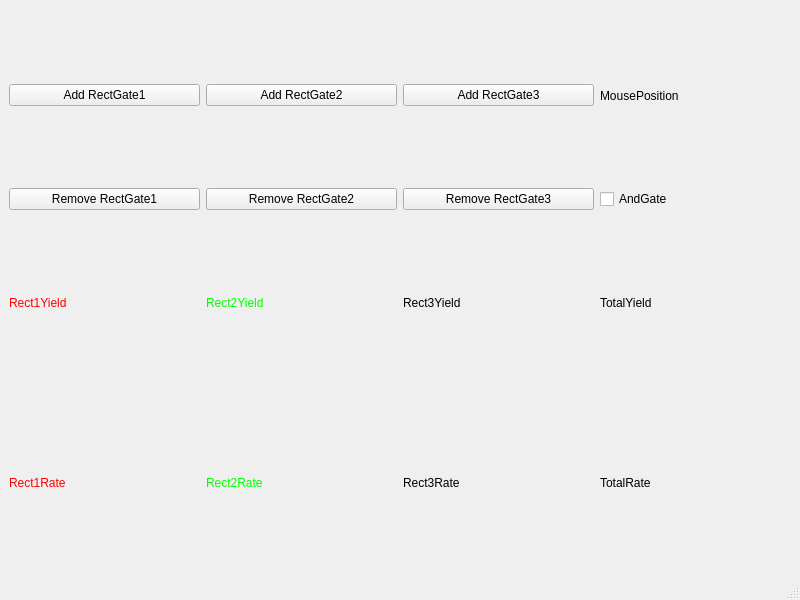
<?xml version="1.0" encoding="UTF-8"?>
<ui version="4.0">
 <class>PiPiCo</class>
 <widget class="QMainWindow" name="PiPiCo">
  <property name="geometry">
   <rect>
    <x>0</x>
    <y>0</y>
    <width>800</width>
    <height>600</height>
   </rect>
  </property>
  <property name="windowTitle">
   <string>PiPiCo</string>
  </property>
  <widget class="QWidget" name="centralwidget">
   <layout class="QGridLayout" name="gridLayout">
    <item row="0" column="0">
     <layout class="QVBoxLayout" name="verticalLayout">
      <item>
       <layout class="QVBoxLayout" name="verticalLayout_2">
        <item>
         <layout class="QHBoxLayout" name="horizontalLayout">
          <item>
           <widget class="QPushButton" name="ARG1">
            <property name="text">
             <string>Add RectGate1</string>
            </property>
           </widget>
          </item>
          <item>
           <widget class="QPushButton" name="ARG2">
            <property name="text">
             <string>Add RectGate2</string>
            </property>
           </widget>
          </item>
          <item>
           <widget class="QPushButton" name="ARG3">
            <property name="text">
             <string>Add RectGate3</string>
            </property>
           </widget>
          </item>
          <item>
           <widget class="QLabel" name="MousePosition">
            <property name="text">
             <string>MousePosition</string>
            </property>
           </widget>
          </item>
         </layout>
        </item>
        <item>
         <layout class="QHBoxLayout" name="horizontalLayout_4">
          <item>
           <widget class="QPushButton" name="RRG1">
            <property name="text">
             <string>Remove RectGate1</string>
            </property>
           </widget>
          </item>
          <item>
           <widget class="QPushButton" name="RRG2">
            <property name="text">
             <string>Remove RectGate2</string>
            </property>
           </widget>
          </item>
          <item>
           <widget class="QPushButton" name="RRG3">
            <property name="text">
             <string>Remove RectGate3</string>
            </property>
           </widget>
          </item>
          <item>
           <widget class="QCheckBox" name="AndGate">
            <property name="text">
             <string>AndGate</string>
            </property>
           </widget>
          </item>
         </layout>
        </item>
        <item>
         <layout class="QHBoxLayout" name="horizontalLayout_2">
          <item>
           <widget class="QLabel" name="Rect1Yield">
            <property name="styleSheet">
             <string notr="true">color: rgb(255, 0, 0);</string>
            </property>
            <property name="text">
             <string>Rect1Yield</string>
            </property>
           </widget>
          </item>
          <item>
           <widget class="QLabel" name="Rect2Yield">
            <property name="styleSheet">
             <string notr="true">color: rgb(0, 255, 0);</string>
            </property>
            <property name="text">
             <string>Rect2Yield</string>
            </property>
           </widget>
          </item>
          <item>
           <widget class="QLabel" name="Rect3Yield">
            <property name="styleSheet">
             <string notr="true">color: rgb(0, 0, 0);</string>
            </property>
            <property name="text">
             <string>Rect3Yield</string>
            </property>
           </widget>
          </item>
          <item>
           <widget class="QLabel" name="TotalYield">
            <property name="text">
             <string>TotalYield</string>
            </property>
           </widget>
          </item>
         </layout>
        </item>
        <item>
         <layout class="QHBoxLayout" name="horizontalLayout_3">
          <item>
           <widget class="QLabel" name="Rect1Rate">
            <property name="styleSheet">
             <string notr="true">color: rgb(255, 0, 0);</string>
            </property>
            <property name="text">
             <string>Rect1Rate</string>
            </property>
           </widget>
          </item>
          <item>
           <widget class="QLabel" name="Rect2Rate">
            <property name="styleSheet">
             <string notr="true">color: rgb(0, 255, 0);</string>
            </property>
            <property name="text">
             <string>Rect2Rate</string>
            </property>
           </widget>
          </item>
          <item>
           <widget class="QLabel" name="Rect3Rate">
            <property name="styleSheet">
             <string notr="true">color: rgb(0, 0, 0);</string>
            </property>
            <property name="text">
             <string>Rect3Rate</string>
            </property>
           </widget>
          </item>
          <item>
           <widget class="QLabel" name="TotalRate">
            <property name="text">
             <string>TotalRate</string>
            </property>
           </widget>
          </item>
         </layout>
        </item>
       </layout>
      </item>
     </layout>
    </item>
   </layout>
  </widget>
  <widget class="QMenuBar" name="menubar">
   <property name="geometry">
    <rect>
     <x>0</x>
     <y>0</y>
     <width>800</width>
     <height>19</height>
    </rect>
   </property>
  </widget>
  <widget class="QStatusBar" name="statusbar"/>
 </widget>
 <resources/>
 <connections/>
</ui>
